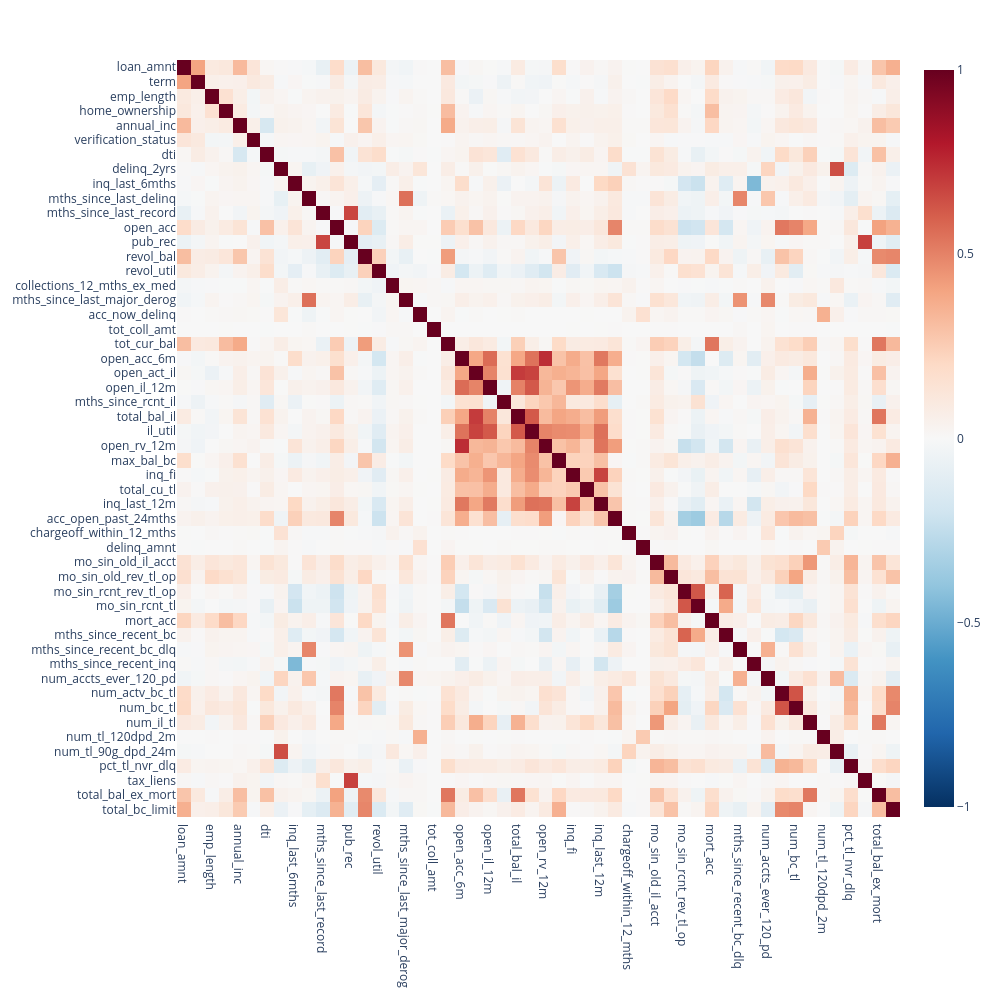

The code cell stored with this chart in its notebook:
### Code cell
#VIF for X_train

cols_to_drop.clear()
continuous_cols = [col for col in X_train.columns if X_train[col].nunique() > 2]
df_vif = X_train[continuous_cols].copy()

while True:
    corr_matrix = df_vif.corr()
    corr_inv = np.linalg.pinv(corr_matrix.values)
    vif = pd.Series(np.diag(corr_inv), index=df_vif.columns).sort_values(ascending=False)
    
    if vif.iloc[0] < 5:
        break
    
    worst = vif.index[0]
    cols_to_drop.append(worst)
    df_vif = df_vif.drop(columns=worst)
    print(f"Dropped: {worst} — VIF={vif.iloc[0]:.2f}")

# Apply drops to the original full dataframe
X_train = X_train.drop(columns=cols_to_drop)
X_test= X_test.drop(columns = cols_to_drop)
print(f"\nAll dropped: {cols_to_drop}")

#Last view at final X_train corr_matrix

numeric_df = X_train.select_dtypes(include=['int64', 'float64',])

corr_matrix = numeric_df.corr(method='pearson')


fig = px.imshow(
    corr_matrix, 
    text_auto=False, 
    aspect="auto", 
    color_continuous_scale='RdBu_r', 
    zmin=-1, zmax=1
)
fig.update_layout(width=1000, height=1000)
fig.show()

### Figure 1 — Plotly figure (JSON) as saved in the notebook; plotly's stock layout.template omitted (floating-point values rounded to 4 significant figures; data arrays with more than 128 entries replaced by an {"elided": "..."} marker saying what was removed)
{"data": [{"coloraxis": "coloraxis", "hovertemplate": "x: %{x}<br>y: %{y}<br>color: %{z}<extra></extra>", "name": "0", "type": "heatmap", "x": ["loan_amnt", "term", "emp_length", "home_ownership", "annual_inc", "verification_status", "dti", "delinq_2yrs", "inq_last_6mths", "mths_since_last_delinq", "mths_since_last_record", "open_acc", "pub_rec", "revol_bal", "revol_util", "collections_12_mths_ex_med", "mths_since_last_major_derog", "acc_now_delinq", "tot_coll_amt", "tot_cur_bal", "open_acc_6m", "open_act_il", "open_il_12m", "mths_since_rcnt_il", "total_bal_il", "il_util", "open_rv_12m", "max_bal_bc", "inq_fi", "total_cu_tl", "inq_last_12m", "acc_open_past_24mths", "chargeoff_within_12_mths", "delinq_amnt", "mo_sin_old_il_acct", "mo_sin_old_rev_tl_op", "mo_sin_rcnt_rev_tl_op", "mo_sin_rcnt_tl", "mort_acc", "mths_since_recent_bc", "mths_since_recent_bc_dlq", "mths_since_recent_inq", "num_accts_ever_120_pd", "num_actv_bc_tl", "num_bc_tl", "num_il_tl", "num_tl_120dpd_2m", "num_tl_90g_dpd_24m", "pct_tl_nvr_dlq", "tax_liens", "total_bal_ex_mort", "total_bc_limit"], "xaxis": "x", "y": ["loan_amnt", "term", "emp_length", "home_ownership", "annual_inc", "verification_status", "dti", "delinq_2yrs", "inq_last_6mths", "mths_since_last_delinq", "mths_since_last_record", "open_acc", "pub_rec", "revol_bal", "revol_util", "collections_12_mths_ex_med", "mths_since_last_major_derog", "acc_now_delinq", "tot_coll_amt", "tot_cur_bal", "open_acc_6m", "open_act_il", "open_il_12m", "mths_since_rcnt_il", "total_bal_il", "il_util", "open_rv_12m", "max_bal_bc", "inq_fi", "total_cu_tl", "inq_last_12m", "acc_open_past_24mths", "chargeoff_within_12_mths", "delinq_amnt", "mo_sin_old_il_acct", "mo_sin_old_rev_tl_op", "mo_sin_rcnt_rev_tl_op", "mo_sin_rcnt_tl", "mort_acc", "mths_since_recent_bc", "mths_since_recent_bc_dlq", "mths_since_recent_inq", "num_accts_ever_120_pd", "num_actv_bc_tl", "num_bc_tl", "num_il_tl", "num_tl_120dpd_2m", "num_tl_90g_dpd_24m", "pct_tl_nvr_dlq", "tax_liens", "total_bal_ex_mort", "total_bc_limit"], "yaxis": "y", "z": {"elided": "52x52 float values"}}], "layout": {"coloraxis": {"cmax": 1, "cmin": -1, "colorscale": [[0, "rgb(5,48,97)"], [0.1, "rgb(33,102,172)"], [0.2, "rgb(67,147,195)"], [0.3, "rgb(146,197,222)"], [0.4, "rgb(209,229,240)"], [0.5, "rgb(247,247,247)"], [0.6, "rgb(253,219,199)"], [0.7, "rgb(244,165,130)"], [0.8, "rgb(214,96,77)"], [0.9, "rgb(178,24,43)"], [1, "rgb(103,0,31)"]]}, "height": 1000, "margin": {"t": 60}, "width": 1000, "xaxis": {"anchor": "y", "domain": [0, 1]}, "yaxis": {"anchor": "x", "autorange": "reversed", "domain": [0, 1]}}}
